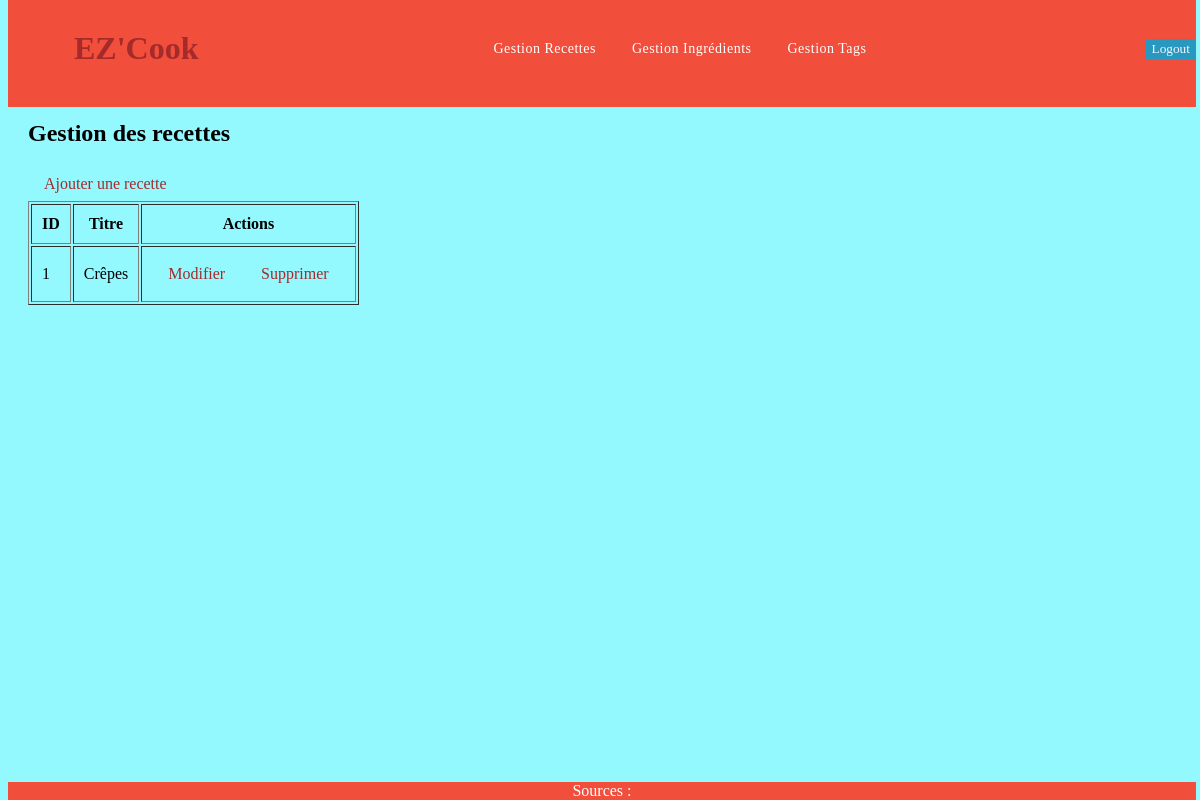
/recettes.php (signed in), run on an earlier commit of the app's database.
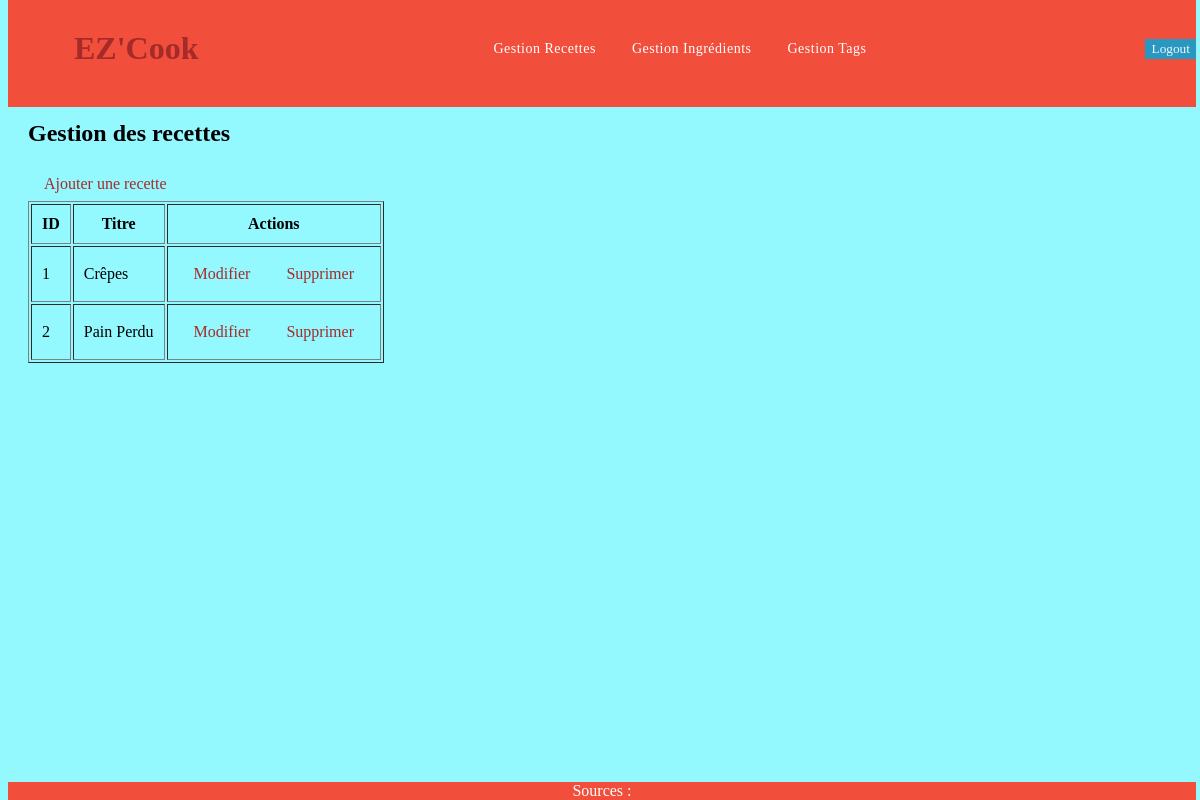
And on a later commit of the database.
### tables this page shows
CREATE TABLE `recette` (
  `id` int(10) UNSIGNED NOT NULL,
  `titre` varchar(255) DEFAULT NULL,
  `listeIng` longtext DEFAULT NULL CHECK (json_valid(`listeIng`)),
  `description` varchar(2000) DEFAULT NULL,
  `photo` varchar(255) DEFAULT NULL,
  `listeTag` longtext DEFAULT NULL CHECK (json_valid(`listeTag`))
);

### DataBase.php (called while the page is built, shortened)
<?php
class DataBase{
    public static function chargerRecettes($pdo): array{
        $sqlAllRecettes = "SELECT * FROM Recette" ;
        $statement = $pdo->prepare($sqlAllRecettes) ;
        $statement->execute() or die(var_dump($statement->errorInfo())) ;
        $result = $statement->fetchAll(PDO::FETCH_ASSOC);
        return $result;
    }
}
?>

### recettes.php (the view, shortened to what this page needs)
<?php
require_once __DIR__ . '/Template.php';
require_once __DIR__ . '/DataBase.php';
$pdo=DataBase::getConnection();
$recettes=DataBase::chargerRecettes($pdo);?>
<h2>Gestion des recettes</h2>
<a href="recette_ajouter.php">Ajouter une recette</a>
<table border="1" cellpadding="10">
    <thead>
        <tr>
            <th>ID</th>
            <th>Titre</th>
            <th>Actions</th>
        </tr>
    </thead>
<tbody>
    <?php foreach($recettes as $r):?>
    <tr>
        <td><?= $r['id']?></td>
        <td><?= htmlspecialchars($r['titre'])?></td>
        <td>
        <a href="recette_modifier.php?id=<?=$r['id']?>">Modifier</a>
        <a href="recette_supprimer.php?id=<?$r['id']?>">Supprimer</a>
        </td>
    </tr>
    <?php endforeach; ?>
</tbody>
</table>

What changed in the data, as far as the page shows it:
added recette: id "2", titre "Pain Perdu"
